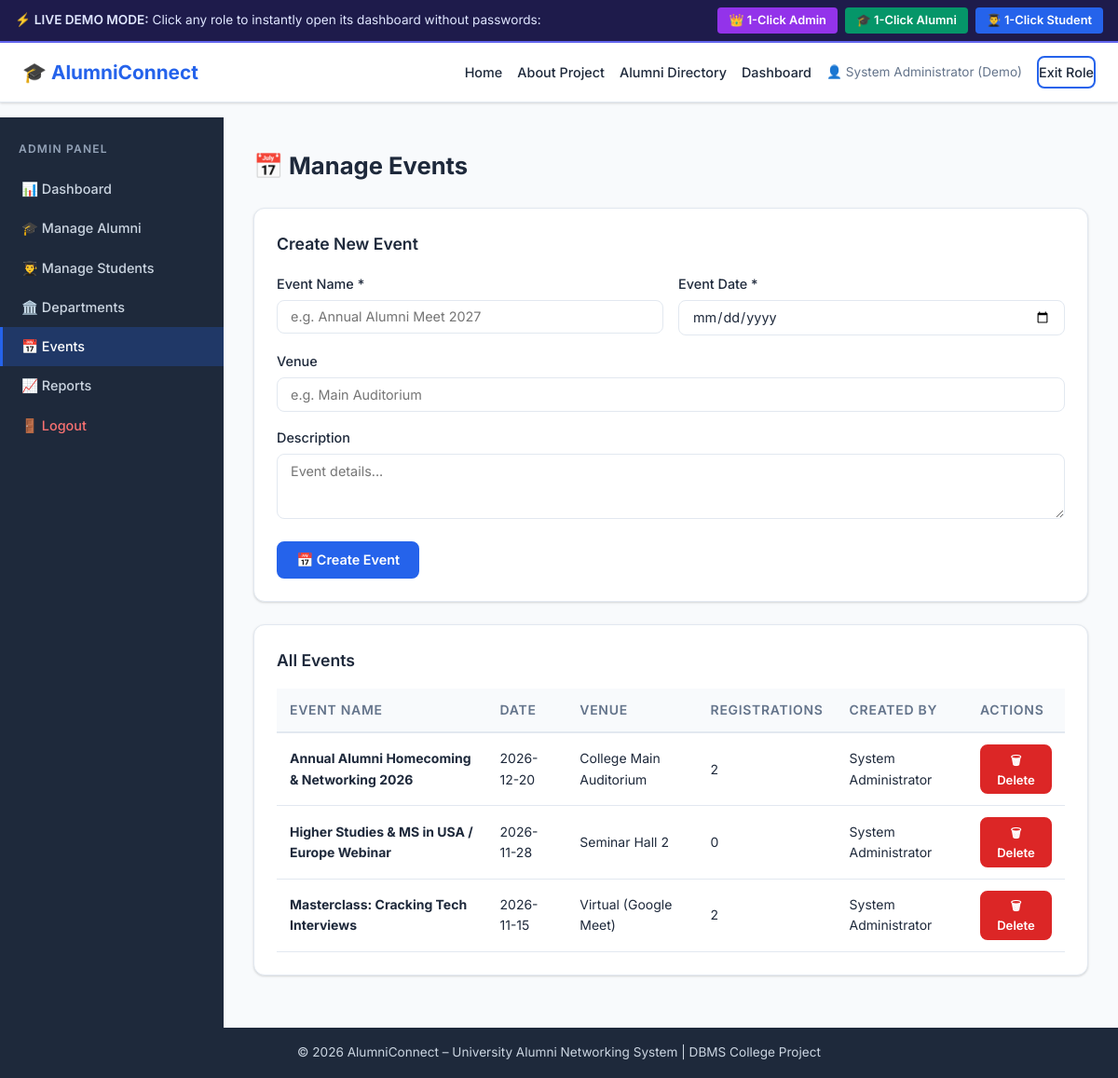
Screenshot of /admin/events with the database file from the repository.
### tables this page shows
CREATE TABLE Event (
        event_id    INTEGER PRIMARY KEY AUTOINCREMENT,
        event_name  TEXT NOT NULL,
        description TEXT,
        event_date  DATE NOT NULL,
        venue       TEXT,
        created_by  INTEGER NOT NULL,
        FOREIGN KEY (created_by) REFERENCES Users(user_id)
    );

### routes/admin.py (the view)
@admin_bp.route('/events')
@admin_required
def manage_events():
    events = execute_query("""
        SELECT e.event_id, e.event_name, e.description, e.event_date, e.venue,
               u.full_name AS created_by_name,
               COUNT(er.registration_id) AS reg_count
        FROM Event e
        JOIN Users u ON e.created_by = u.user_id
        LEFT JOIN Event_Registration er ON e.event_id = er.event_id
        GROUP BY e.event_id
        ORDER BY e.event_date DESC
    """, fetch=True) or []
    return render_template('admin/manage_events.html', events=events)

### database/db_connection.py (called while the page is built, shortened)
def get_sqlite_connection():
    conn = sqlite3.connect(SQLITE_DB_PATH)
    conn.row_factory = sqlite3.Row
    conn.execute("PRAGMA foreign_keys = ON;")
    return conn

def get_db_connection():
    global USE_SQLITE
    return get_sqlite_connection()

### routes/admin.py (called while the page is built)
def admin_required(f):
    @wraps(f)
    def decorated(*args, **kwargs):
        if 'user_id' not in session or session.get('role') != 'admin':
            session['user_id'] = 1
            session['full_name'] = 'System Administrator (Demo)'
            session['role'] = 'admin'
            session['email'] = 'admin@alumni.example.com'
        return f(*args, **kwargs)
    return decorated

### templates/admin/manage_events.html (shortened to what this page needs)
{% extends "base.html" %}
{% block content %}
<div class="dashboard-layout">
    <aside class="sidebar">
        <h3 class="sidebar-title">Admin Panel</h3>
        <ul class="sidebar-menu">
            <li><a href="{{ url_for('admin.dashboard') }}">📊 Dashboard</a></li>
            <li><a href="{{ url_for('admin.manage_alumni') }}">🎓 Manage Alumni</a></li>
            <li><a href="{{ url_for('admin.manage_students') }}">👨‍🎓 Manage Students</a></li>
            <li><a href="{{ url_for('admin.manage_departments') }}">🏛️ Departments</a></li>
            <li><a href="{{ url_for('admin.manage_events') }}" class="active">📅 Events</a></li>
            <li><a href="{{ url_for('admin.reports') }}">📈 Reports</a></li>
            <li><a href="{{ url_for('auth.logout') }}" class="logout-link">🚪 Logout</a></li>
        </ul>
    </aside>
    <div class="dashboard-main">
        <div class="dashboard-header">
            <h1>📅 Manage Events</h1>
        </div>
        <div class="section-card">
            <h2>Create New Event</h2>
            <form method="POST" action="{{ url_for('admin.add_event') }}">
                <div class="form-row">
                    <div class="form-group">
                        <label>Event Name *</label>
                        <input type="text" name="event_name" required placeholder="e.g. Annual Alumni Meet 2027">
                    </div>
                    <div class="form-group">
                        <label>Event Date *</label>
                        <input type="date" name="event_date" required>
                    </div>
                </div>
                <div class="form-row">
                    <div class="form-group">
                        <label>Venue</label>
                        <input type="text" name="venue" placeholder="e.g. Main Auditorium">
                    </div>
                </div>
                <div class="form-group">
                    <label>Description</label>
                    <textarea name="description" rows="3" placeholder="Event details..."></textarea>
                </div>
                <button type="submit" class="btn">📅 Create Event</button>
            </form>
        </div>
        <div class="section-card">
            <h2>All Events</h2>
            {% if events %}
            <table class="data-table">
                <thead>
                    <tr><th>Event Name</th><th>Date</th><th>Venue</th><th>Registrations</th><th>Created By</th><th>Actions</th></tr>
                </thead>
                <tbody>
                    {% for e in events %}
                    <tr>
                        <td><strong>{{ e.event_name }}</strong></td>
                        <td>{{ e.event_date }}</td>
                        <td>{{ e.venue or '—' }}</td>
                        <td>{{ e.reg_count }}</td>
                        <td>{{ e.created_by_name }}</td>
                        <td>
                            <form method="POST" action="{{ url_for('admin.delete_event', event_id=e.event_id) }}"
                                  onsubmit="return confirm('Delete event {{ e.event_name }}?');">
                                <button type="submit" class="btn btn-sm btn-danger">🗑 Delete</button>
                            </form>
                        </td>
                    </tr>
                    {% endfor %}
                </tbody>
            </table>
            {% else %}
            <div class="empty-state"><p>No events yet.</p></div>
            {% endif %}
        </div>
    </div>
</div>
{% endblock %}

### static/css/style.css (style rules this page uses)
:root { --primary: #2563eb; --primary-dk: #1d4ed8; --secondary: #7c3aed; --success: #16a34a; --warning: #d97706; --danger: #dc2626; --info: #0891b2; --teal: #0f766e; --bg: #f8fafc; --surface: #ffffff; --border: #e2e8f0; --text: #1e293b; --text-muted: #64748b; --sidebar-bg: #1e293b; --sidebar-text: #cbd5e1; --radius: 8px; --radius-lg: 12px; --shadow: 0 1px 3px rgba(0,0,0,.1), 0 1px 2px rgba(0,0,0,.06); --shadow-md: 0 4px 6px rgba(0,0,0,.07), 0 2px 4px rgba(0,0,0,.06); --shadow-lg: 0 10px 15px rgba(0,0,0,.1), 0 4px 6px rgba(0,0,0,.05); }
*, *::before, *::after { box-sizing: border-box; margin: 0; padding: 0; }
html { font-size: 16px; scroll-behavior: smooth; }
body { font-family: 'Inter', system-ui, -apple-system, sans-serif; background: var(--bg); color: var(--text); line-height: 1.6; min-height: 100vh; display: flex; flex-direction: column; }
a { color: var(--primary); text-decoration: none; }
textarea, input, select, button { font-family: inherit; }
.btn { display: inline-flex; align-items: center; gap: 0.4rem; padding: 0.55rem 1.2rem; background: var(--primary); color: #fff; border: 2px solid var(--primary); border-radius: var(--radius); font-weight: 600; font-size: 0.9rem; cursor: pointer; transition: background .2s, color .2s, transform .1s; }
.btn-sm { padding: 0.35rem 0.8rem; font-size: 0.82rem; }
.btn-danger { background: var(--danger); border-color: var(--danger); }
.dashboard-layout { display: flex; min-height: calc(100vh - 65px); }
.sidebar { width: 240px; min-height: 100%; flex-shrink: 0; background: var(--sidebar-bg); padding: 1.5rem 0; }
.sidebar-title { color: #94a3b8; font-size: 0.75rem; text-transform: uppercase; letter-spacing: 0.1em; font-weight: 600; padding: 0 1.25rem; margin-bottom: 0.75rem; }
.sidebar-menu { list-style: none; }
.sidebar-menu li a { display: block; padding: 0.6rem 1.25rem; color: var(--sidebar-text); font-weight: 500; font-size: 0.9rem; border-left: 3px solid transparent; transition: background .15s, border-color .15s; }
.sidebar-menu li a.active { background: rgba(37,99,235,.25); border-color: var(--primary); color: #fff; }
.sidebar-menu li a.logout-link { color: #f87171; }
.dashboard-main { flex: 1; padding: 2rem; overflow-y: auto; }
.dashboard-header { display: flex; align-items: center; justify-content: space-between; margin-bottom: 1.5rem; gap: 1rem; flex-wrap: wrap; }
.dashboard-header h1 { font-size: 1.6rem; font-weight: 700; }
.section-card { background: var(--surface); border-radius: var(--radius-lg); padding: 1.5rem; box-shadow: var(--shadow); margin-bottom: 1.5rem; border: 1px solid var(--border); }
.section-card h2 { font-size: 1.1rem; font-weight: 600; margin-bottom: 1rem; }
.data-table { width: 100%; border-collapse: collapse; font-size: 0.875rem; }
.data-table th { background: var(--bg); color: var(--text-muted); font-weight: 600; text-transform: uppercase; letter-spacing: 0.05em; padding: 0.75rem 0.875rem; text-align: left; border-bottom: 2px solid var(--border); }
.data-table td { padding: 0.75rem 0.875rem; border-bottom: 1px solid var(--border); vertical-align: middle; }
.form-group { margin-bottom: 1rem; }
.form-group label { display: block; margin-bottom: 0.375rem; font-weight: 500; font-size: 0.9rem; }
.form-group input, .form-group select, .form-group textarea { width: 100%; padding: 0.55rem 0.875rem; border: 1.5px solid var(--border); border-radius: var(--radius); font-size: 0.9rem; color: var(--text); background: var(--surface); transition: border-color .2s; }
.form-row { display: grid; grid-template-columns: repeat(auto-fit, minmax(220px, 1fr)); gap: 1rem; }

### rows the page displays
Event: event_name "Annual Alumni Homecoming & Networking 2026", event_date "2026-12-20", venue "College Main Auditorium", reg_count "2", created_by_name "System Administrator"
Event: event_name "Higher Studies & MS in USA / Europe Webinar", event_date "2026-11-28", venue "Seminar Hall 2", reg_count "0", created_by_name "System Administrator"
Event: event_name "Masterclass: Cracking Tech Interviews", event_date "2026-11-15", venue "Virtual (Google Meet)", reg_count "2", created_by_name "System Administrator"

### other values shown
{{ session.get('full_name', 'Guest') }} "System Administrator (Demo)"
